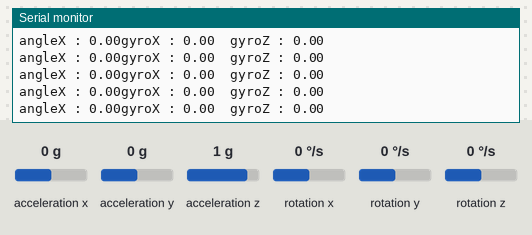
The sketch below on a simulated ESP32. Parts: the last lines printed to the serial monitor. The inputs (shaded band) are chosen by the test bench; at power-on: acceleration y 0 g, rotation x 0 °/s, acceleration x 0 g, acceleration z 1 g, rotation y 0 °/s, rotation z 0 °/s.

Above: at 4.2 s.
4.3 s: acceleration y set to -1.4 g
At 4.9 s:
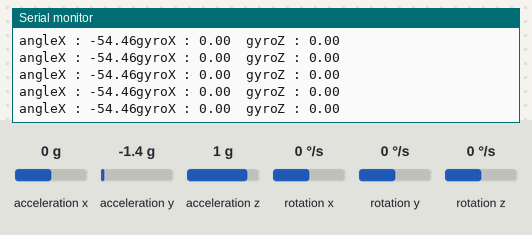
7.3 s: rotation x set to -192 °/s
At 8.1 s:
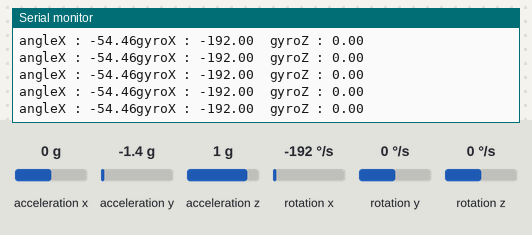
10.3 s: acceleration x set to -1.4 g
At 10.9 s:
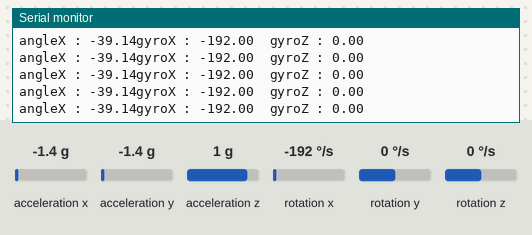
11.8 s: acceleration z set to -1.4 g
Timing chart, 0 to 12.3 s (numbered marks = the images above; inputs shaded):
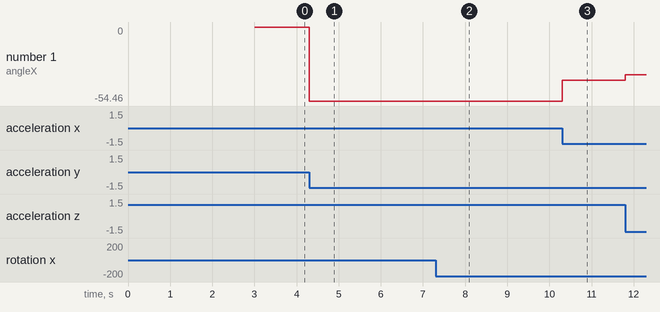

The sketch:

2-mpu6050-GetAngle.ino
```cpp
#include <MPU6050_tockn.h>
#include <Wire.h>

MPU6050 mpu6050(Wire);

int sda_pin=13;
int scl_pin=15;

void setup() {
  Serial.begin(115200);
  Wire.begin(sda_pin,scl_pin);
  mpu6050.begin();
  mpu6050.calcGyroOffsets(true);
}

void loop() {
  mpu6050.update();
  Serial.print("angleX : ");Serial.print(mpu6050.getAngleX());
  Serial.print("gyroX : ");Serial.print(mpu6050.getGyroX());
  Serial.print("\tgyroZ : ");Serial.println(mpu6050.getGyroZ());
//  Serial.print("\tangleY : ");
//  Serial.print(mpu6050.getAngleY());
//  Serial.print("\tangleZ : ");
//  Serial.println(mpu6050.getAngleZ());
}
```

Measured:
- after the input at 4.3 s, the serial monitor: prints a new line at once (image 1)
- after the input at 7.3 s, the serial monitor: prints a new line at once (image 2)
- after the input at 10.3 s, the serial monitor: prints a new line at once (image 3)
- plotted number 1: 0 → -54.46 after the input at 4.3 s, -54.46 → -39.14 after the input at 10.3 s, -39.14 → -35.26 after the input at 11.8 s
